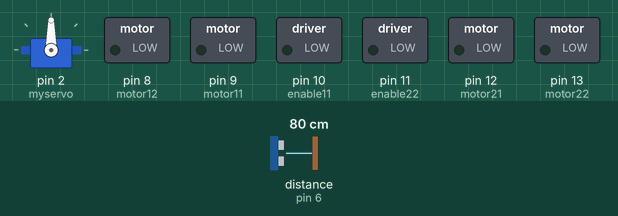
Recording of a sketch running on a simulated Arduino Uno, built with avr-gcc and run on an emulated ATmega328P. Parts: servo, switched loads named in the sketch (green lamp = pin HIGH). Wiring (inferred from the names in the program): ultrasonic range finder: trigger pin 5; echo pin 6. The test bench sets the inputs (shaded band); at power-on: distance to the obstacle (sensor on pin 6) 80 cm. The echo pulse lasts 58.3 µs per cm; pins used as bus, display or sensor lines are not drawn; what the sketch prints to the serial monitor is not drawn.

Above: at 3.2 s.
3.3 s: distance to the obstacle (sensor on pin 6) set to 14 cm
At 6.0 s:
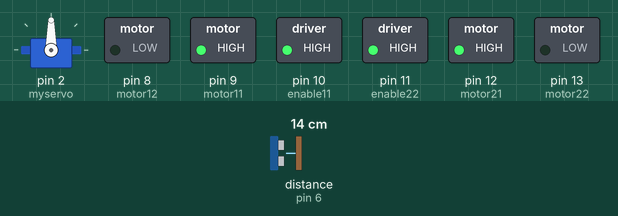
6.3 s: distance to the obstacle (sensor on pin 6) set to 11 cm
9.3 s: distance to the obstacle (sensor on pin 6) set to 7 cm
12.3 s: distance to the obstacle (sensor on pin 6) set to 4 cm
At 12.9 s:
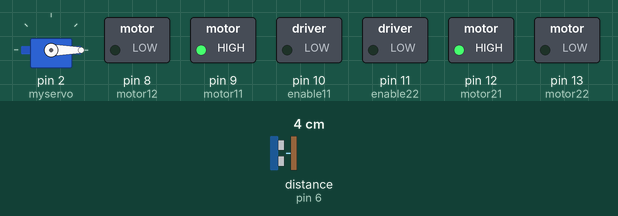
At 13.7 s:
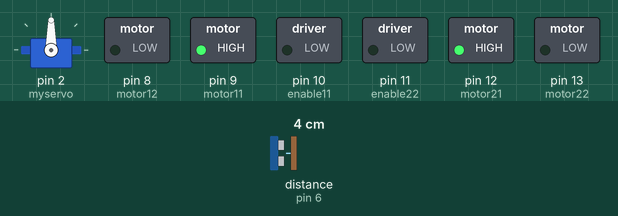
15.3 s: distance to the obstacle (sensor on pin 6) set to 15 cm
18.3 s: distance to the obstacle (sensor on pin 6) set to 20 cm
At 21.6 s:
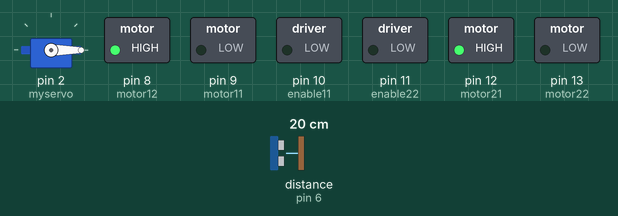
Timing chart, 0 to 24.1 s (numbered marks = the images above; inputs shaded):
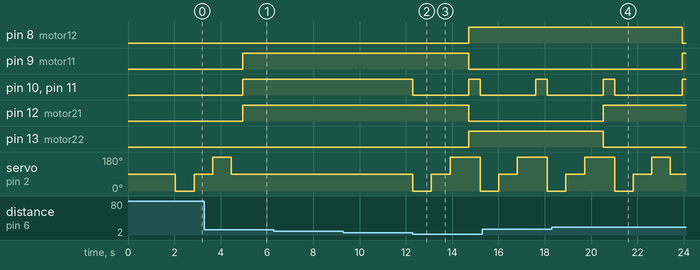

Measured:
- the behaviour switches between 6 and 5 cm on distance to the obstacle (sensor on pin 6) (found by bisection; images 1 and 2)
- the behaviour switches between 17 and 18 cm on distance to the obstacle (sensor on pin 6) (found by bisection; images 3 and 4)
- after the input at 12.3 s, pin 8 (motor12), pin 13 (motor22): LOW → HIGH after 2.4 s; pin 9 (motor11), pin 12 (motor21): HIGH → LOW after 2.4 s; pin 10 (enable11), pin 11 (enable22): HIGH → LOW at once, → HIGH 2.4 s later, → LOW 0.50 s later; servo on pin 2 (myservo): 90° → 0° at once, → 90° 0.80 s later, → 180° 0.80 s later, → 0° 1.3 s later
- after the input at 18.3 s, pin 8 (motor12): HIGH → LOW after 5.6 s; pin 9 (motor11): LOW → HIGH after 5.6 s; pin 12 (motor21): LOW → HIGH after 2.2 s; pin 13 (motor22): HIGH → LOW after 2.2 s

The sketch:

sketch_jun20b.ino
```cpp
#include <Servo.h>    // Header file for Servo Motor.

Servo myservo;        // Creating object for servo motor

#define motor11 9             //Right Motor pins
#define motor12 8

#define motor21 12            //Left Motor pins
#define motor22 13

#define enable11 10          //Right Motor enable pin
#define enable22 11          //Left Motor enable pin


#define echo  6              //Ultrasonic's echo pin
#define Trigg 5              //Ultrasonic's Trigger pin

long obstacle_0,obstacle_90,obstacle_180;  // abstacle at 0-deg, 90-deg, 180-deg respectively.
void Reverse(void);             //Reverse()
void Right(void);               //Right() Direction
void Left(void);                //Left() Direction
void Forward(void);             //Forward() Direction
void Disable_Motor(void);       //Stop motors
void Enable_Motor(void);        //Start motors
long Read_Ultrasonic_sensor_Value(void); //Get available Distance
void ScanSurrounding(void);     // look for obstacle

void setup() {
  // put your setup code here, to run once:
  Serial.begin(115200);          //Serial communication reference
  pinMode(motor11, OUTPUT);    //L298 Pin mode assigning
  pinMode(motor12, OUTPUT);

  pinMode(motor21, OUTPUT);
  pinMode(motor22, OUTPUT);

  pinMode(enable11, OUTPUT);
  pinMode(enable22, OUTPUT);

  pinMode(echo, INPUT);        //Ultrasonic pin
  pinMode(Trigg, OUTPUT);

  Serial.println(" Obstacle detector Robot is about to start ");
  myservo.attach(2);      // Servo motor's signal Pin
  delay(50);              // signal processing delay
  myservo.write(90);      // Move servo at 90 deg
  delay(2000);

}


void loop()
{
  ScanSurrounding();
  while(1)
  {
    if(obstacle_90 > 70)     // No obstacle is detected then move straight
    {
      Serial.println(" No obstacle detected at 90 deg  ");
      myservo.write(90);
      delay(500);
      Forward();
      Enable_Motor();
      while(obstacle_90 > 30)    // keep moving till obstacle is detected
      {
        obstacle_90 = Read_Ultrasonic_sensor_Value();
        Enable_Motor();
      }
      Disable_Motor();           // stop motor on obstacle detection
    }
    else if( (obstacle_0 > obstacle_180) && (obstacle_0 > 100)    ) // right side space is greater than left side space   and right side space is sufficient to turn right.
    {
      Serial.println(" No obstacle detected at right side, so turn right  ");
      Right();
      Enable_Motor();
      delay(500);
      Disable_Motor();
    }
    else if( (obstacle_0 < obstacle_180) && (obstacle_180 > 100)  )// left side space is greater than right side space   and left side space is sufficient to turn left.
    {
      Serial.println(" No obstacle detected at left side, so turn left  ");
      Left();
      Enable_Motor();
      delay(500);
      Disable_Motor();
    }
    else
    {
      Serial.println(" Obstacle detected on both side ---> moving backward ");
      while( (obstacle_0 < 100) || (obstacle_180 < 100) ) // keep moving back and look for space available on right or left side
      {
        Reverse();
        Enable_Motor();
        delay(500);
        Disable_Motor();
        ScanSurrounding();
      }
      if(obstacle_0 > 70)
      {
       Right();
      }
      else if(obstacle_180 > 70)
      {
        Left();
      }
      Enable_Motor();
      delay(500);
      Disable_Motor();
    }
    ScanSurrounding();
  }

}


void ScanSurrounding(void)
{
  Serial.println("Scanning surrounding");
  myservo.write(0);
  delay(800);
  obstacle_0 = Read_Ultrasonic_sensor_Value();

//  delay(500);
  myservo.write(90);
  delay(800);
  obstacle_90 = Read_Ultrasonic_sensor_Value();

//  delay(500);
  myservo.write(180);
  delay(800);
  obstacle_180 = Read_Ultrasonic_sensor_Value();
}


long Read_Ultrasonic_sensor_Value(void)     //Distance calculation
{
  long dist=0;
  digitalWrite(Trigg, LOW);
  delayMicroseconds(2);
  digitalWrite(Trigg, HIGH);
  delayMicroseconds(10);
  digitalWrite(Trigg, LOW);
  dist = (pulseIn(echo, HIGH)/ 10);
  if (dist > 170)           // to avoide garbage values.
  {
    dist = 170;
  }
  Serial.print(" Distance is  --> ");
  Serial.println(dist);
  return(dist);
}


void Enable_Motor(void)
{
  analogWrite(enable11, 255);
  analogWrite(enable22, 255);
}


void Disable_Motor(void)
{
  analogWrite(enable11, 0);
  analogWrite(enable22, 0);
}


void Forward(void)               //Forward() Direction
{
  digitalWrite(motor11, HIGH);
  digitalWrite(motor12, LOW);

  digitalWrite(motor22, LOW);
  digitalWrite(motor21, HIGH);
}


void Left(void)                 //Left() Direction
{

  digitalWrite(motor11, LOW);
  digitalWrite(motor12, HIGH);

  digitalWrite(motor22, LOW);
  digitalWrite(motor21, HIGH);
}


void Right(void)                //Right() Direction
{

  digitalWrite(motor12, HIGH);
  digitalWrite(motor11, LOW);

  digitalWrite(motor21, HIGH);
  digitalWrite(motor22, LOW);
}


void Reverse(void)             // Reverse()
{
  digitalWrite(motor11, LOW);
  digitalWrite(motor12, HIGH);

  digitalWrite(motor22, HIGH);
  digitalWrite(motor21, LOW);
}
```
